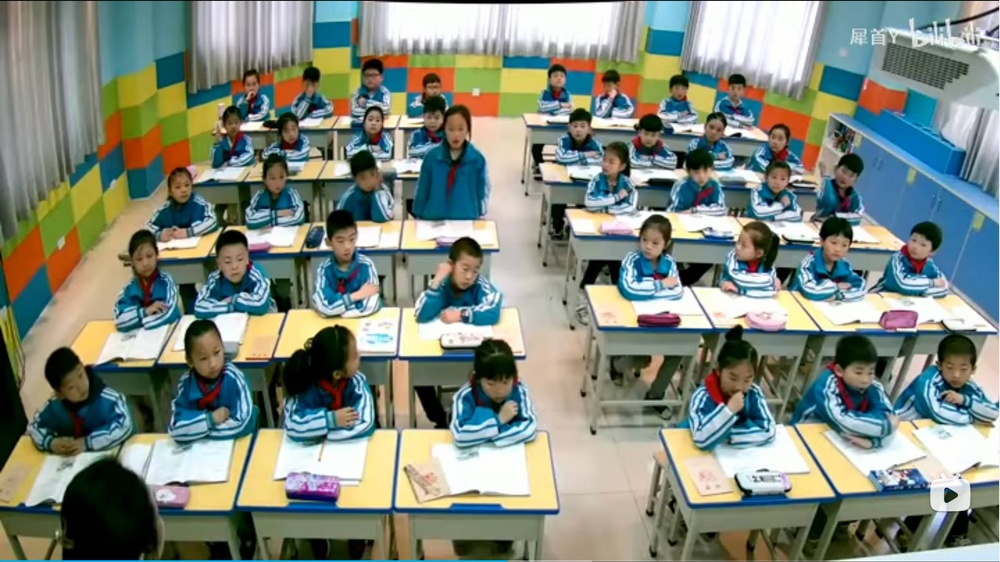
#> input picture faces/source.jpg, 1000 x 562 px, shrunk from 2357 x 1325 before the run, found by its file name
$ jupyter execute learn_seaborn.ipynb
#> lines starting #> are read from the running program, lines starting #| are printed output that depends on the picture
[cell 1]
import os
import seaborn as sns
import matplotlib.pyplot as plt
import pandas as pd
import cv2

import config

# configs
data_path = r"runs/detect/exp3/labels"

def inspect():
    str1 = "教室"
    str2 = "课上的抬头人数为："
    path = config.faces_folder
    pic_path = 'source.jpg'
    p = path + '/' + pic_path
    img = cv2.imread(p)
#> img is the input picture: shape (562, 1000, 3); mean B, G, R 125.2, 137, 128.7
    color = (0, 255, 0)

    grey = cv2.cvtColor(img, cv2.COLOR_BGR2GRAY)
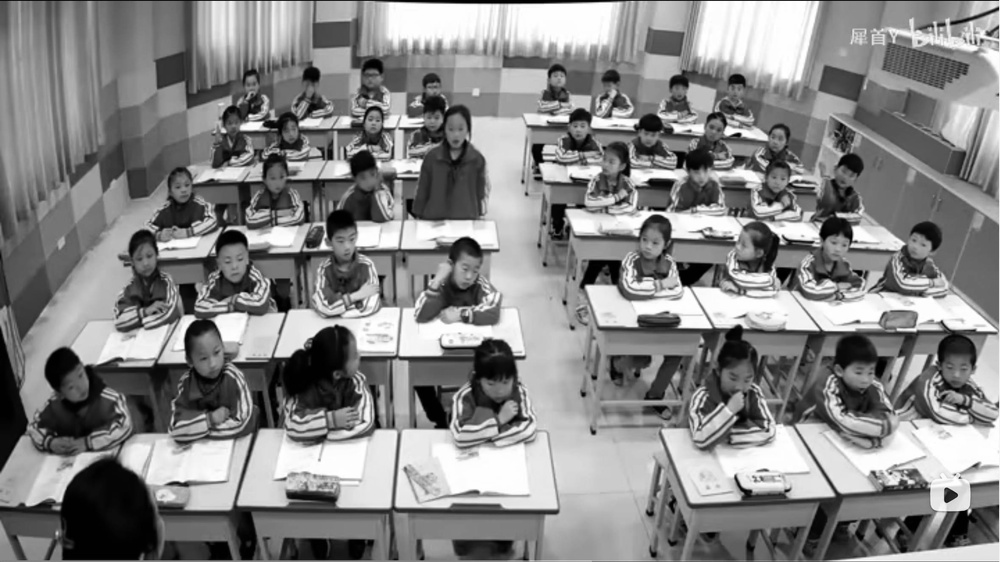
#> grey: shape (562, 1000); min 0, max 255, mean 133.2

    classfier = cv2.CascadeClassifier(config.classifier_data)
    faceRects = classfier.detectMultiScale(grey, scaleFactor=1.2, minNeighbors=3, minSize=(32, 32))
#> faceRects = [[215, 244, 39, 39]]

    print(faceRects)
#| [[215 244  39  39]]

    return faceRects


# get xywh and true resolution x and y

def get_object_xywh(file_name: str) -> list[list[float]]:
    with open(file_name, encoding="utf-8", mode="r") as f:
        file_lines = f.readlines()
        return_list = []

        for line in file_lines:
            result = line.split(" ")
            return_list.append([float(num) for num in result[1:]])

        return return_list

def get_objects_xywh(directory: str) -> list[list[float]]:
    return_list = []

    for root, dirs, files in os.walk(directory):

        for file in files:
            return_list += get_object_xywh(f"{root}/{file}")

    return return_list

def get_object_center(xywh_list: list[list[float]]) -> list[tuple[float, float]]:
    return_list = []

    for xywh in xywh_list:
        x = xywh[0]
        y = xywh[1]
        w = xywh[2]
        h = xywh[3]

        center_x = x + w / 2
        center_y = y + h / 2

        return_list.append((center_x, center_y))

    return return_list

def get_object_center_scaled(xywh_list) -> list[tuple[int, int]]:
    return_list = []

    for xywh in xywh_list:
        x = xywh[0]
        y = xywh[1]
        w = xywh[2]
        h = xywh[3]

        center_x = x + w / 2
        center_y = y + h / 2

        return_list.append((int(center_x), int(center_y)))

    return return_list

rects = inspect()
#> rects = [[215, 244, 39, 39]]


xywh = get_objects_xywh(data_path)
xywh_df = pd.DataFrame(xywh)

center_data = pd.DataFrame(get_object_center_scaled(rects), columns=["res-x", "res-y"])
#> the loop in get_object_center_scaled, `for xywh in xywh_list:` made 1 pass
#> (x, y, w, h, center_x, center_y) on pass 1: (215, 244, 39, 39, 234.5, 263.5)
#> after the loop in get_object_center_scaled, `for xywh in xywh_list:`: return_list = [(234, 263)]
#> center_data = table of 1 rows and 2 columns

plt.figure(figsize=(16, 9))

g = sns.jointplot(data=center_data, x="res-x", y="res-y", xlim=(0, 1), ylim=(1, 0))
g.plot_joint(sns.kdeplot, color="r", zorder=0, levels=6)
g
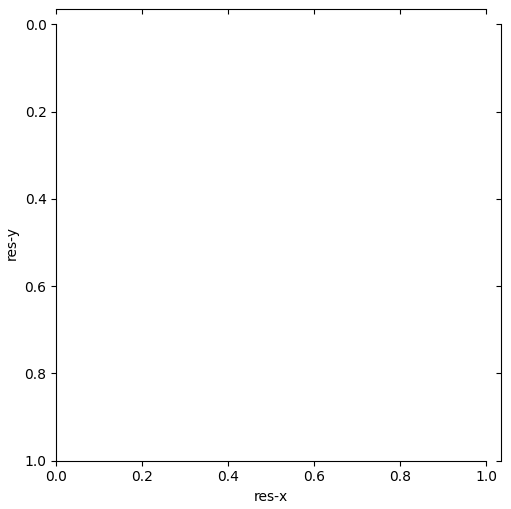
#> figure drawn by matplotlib, 3 panels

$ run again, with faces/N105Monday_1_2.jpg copied over faces/source.jpg
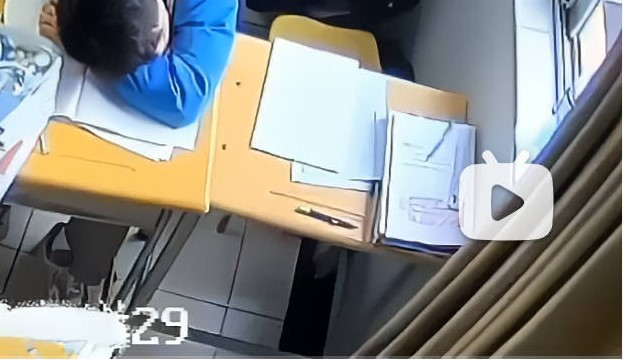
#> input picture faces/N105Monday_1_2.jpg, 623 x 360 px, found by its file name
#> in inspect, img is the input picture: shape (360, 623, 3); mean B, G, R 137, 138.5, 135.5
#> in inspect, `grey = cv2.cvtColor(img, cv2.COLOR_BGR2GRAY)`:
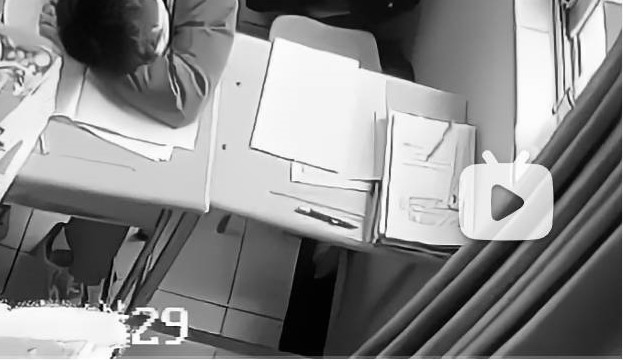
#> grey: shape (360, 623); min 0, max 255, mean 137.4
#> faceRects = ()
#> after the loop in get_object_center_scaled, `for xywh in xywh_list:`: return_list = []
#> center_data = table of 0 rows and 2 columns

$ run again, with faces/N106Monday_1_2.jpg copied over faces/source.jpg
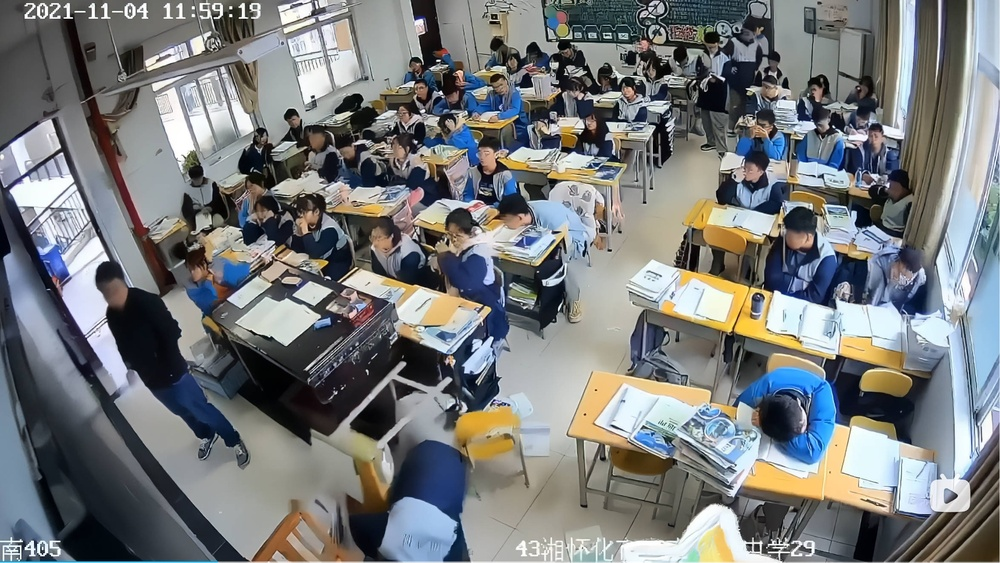
#> input picture faces/N106Monday_1_2.jpg, 1000 x 563 px, shrunk from 2349 x 1322 before the run, found by its file name
#> in inspect, img is the input picture: shape (563, 1000, 3); mean B, G, R 122.8, 121.9, 119.3
#> in inspect, `grey = cv2.cvtColor(img, cv2.COLOR_BGR2GRAY)`:
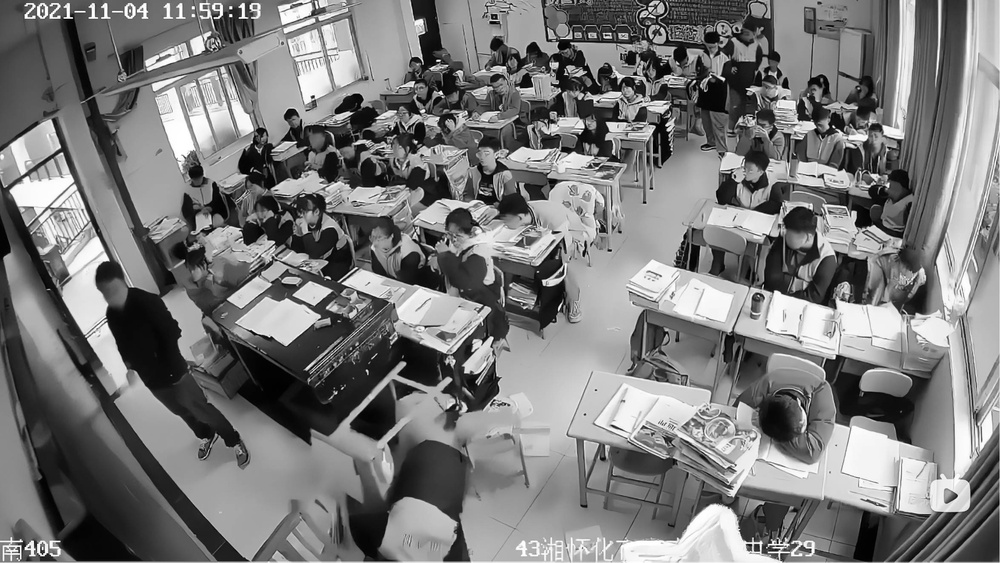
#> grey: shape (563, 1000); min 0, max 255, mean 121.3
#> faceRects = [[760, 84, 40, 40]]
#| [[760  84  40  40]]
#> the loop in get_object_center_scaled, `for xywh in xywh_list:` made 1 pass
#> (x, y, w, h, center_x, center_y) on pass 1: (760, 84, 40, 40, 780, 104)
#> after the loop in get_object_center_scaled, `for xywh in xywh_list:`: return_list = [(780, 104)]
#> center_data = table of 1 rows and 2 columns

$ run again, with faces/classroom.jpg copied over faces/source.jpg
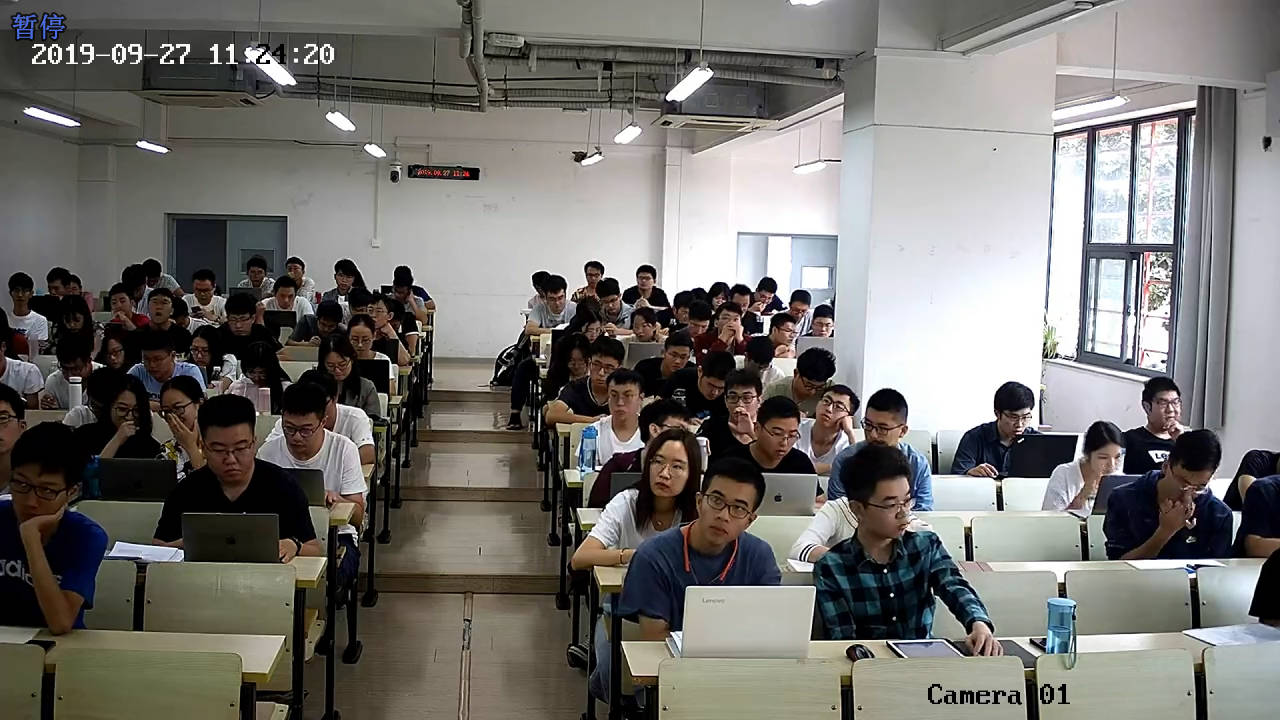
#> input picture faces/classroom.jpg, 1280 x 720 px, found by its file name
#> in inspect, img is the input picture: shape (720, 1280, 3); mean B, G, R 111.3, 115, 117.2
#> in inspect, `grey = cv2.cvtColor(img, cv2.COLOR_BGR2GRAY)`:
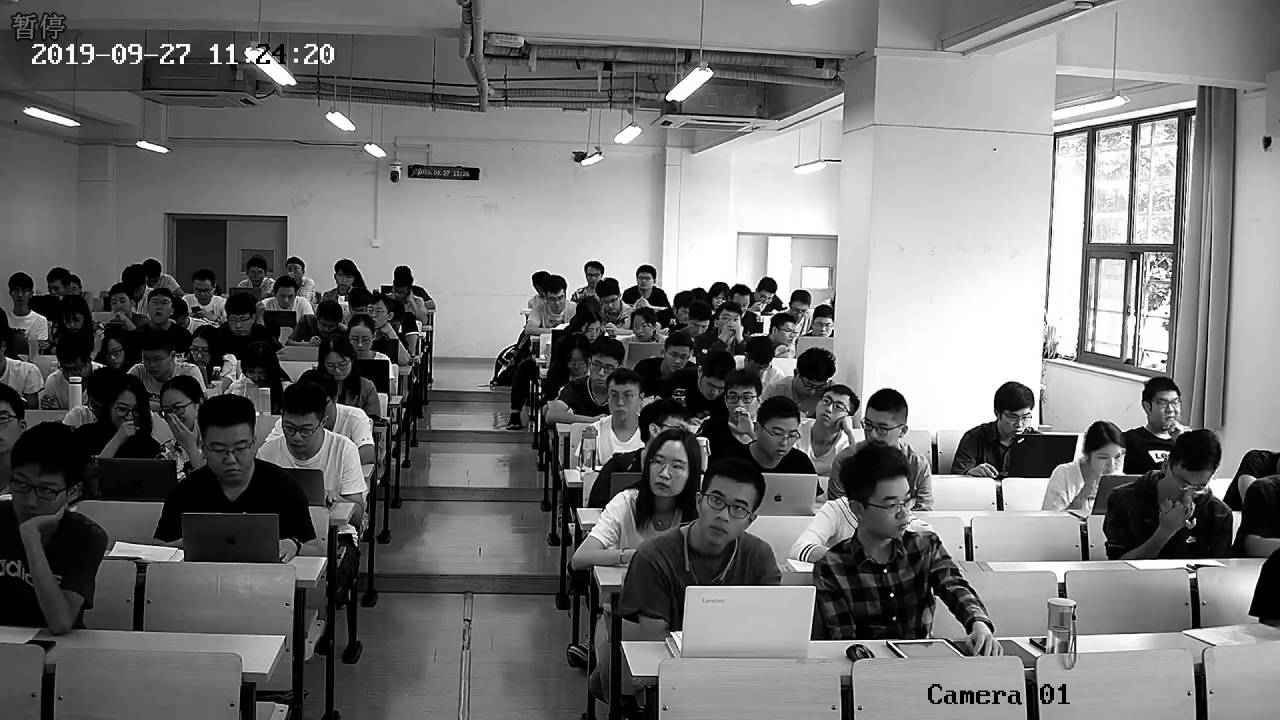
#> grey: shape (720, 1280); min 0, max 255, mean 115.2
#> faceRects = [[1148, 386, 42, 42], [277, 413, 44, 44], [1090, 440, 43, 43], [718, 382, 46, 46], [108, 392, 41, 41], [762, 417, 44, 44], [203, 427, 57, 57], [640, 443, 55, 55]]
#| [[1148  386   42   42]
#|  [ 277  413   44   44]
#|  [1090  440   43   43]
#|  [ 718  382   46   46]
#|  [ 108  392   41   41]
#|  [ 762  417   44   44]
#> (further printed lines are left out)
#> rects has the same summary as faceRects in inspect
#> the loop in get_object_center_scaled, `for xywh in xywh_list:` made 8 passes
#> (x, y, w, h, center_x, center_y) on passes 1 to 8: (1148, 386, 42, 42, 1169, 407), (277, 413, 44, 44, 299, 435), (1090, 440, 43, 43, 1111.5, 461.5), (718, 382, 46, 46, 741, 405), (108, 392, 41, 41, 128.5, 412.5), (762, 417, 44, 44, 784, 439), (203, 427, 57, 57, 231.5, 455.5), (640, 443, 55, 55, 667.5, 470.5)
#> after the loop in get_object_center_scaled, `for xywh in xywh_list:`: return_list = [(1169, 407), (299, 435), (1111, 461), (741, 405), (128, 412), (784, 439), (231, 455), (667, 470)]
#> center_data = table of 8 rows and 2 columns
